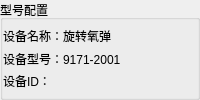
             <widget class="QGroupBox" name="groupBox_2">
              <property name="title">
               <string>型号配置</string>
              </property>
              <layout class="QHBoxLayout" name="horizontalLayout_53" stretch="0">
               <property name="spacing">
                <number>0</number>
               </property>
               <property name="leftMargin">
                <number>0</number>
               </property>
               <property name="topMargin">
                <number>5</number>
               </property>
               <property name="rightMargin">
                <number>0</number>
               </property>
               <property name="bottomMargin">
                <number>5</number>
               </property>
               <item>
                <layout class="QVBoxLayout" name="verticalLayout">
                 <item>
                  <widget class="QLabel" name="equipmentname_lable">
                   <property name="text">
                    <string>设备名称：旋转氧弹</string>
                   </property>
                  </widget>
                 </item>
                 <item>
                  <widget class="QLabel" name="essid_label">
                   <property name="text">
                    <string>设备型号：9171-2001</string>
                   </property>
                  </widget>
                 </item>
                 <item>
                  <widget class="QLabel" name="password_label">
                   <property name="text">
                    <string>设备ID：</string>
                   </property>
                  </widget>
                 </item>
                </layout>
               </item>
              </layout>
             </widget>
